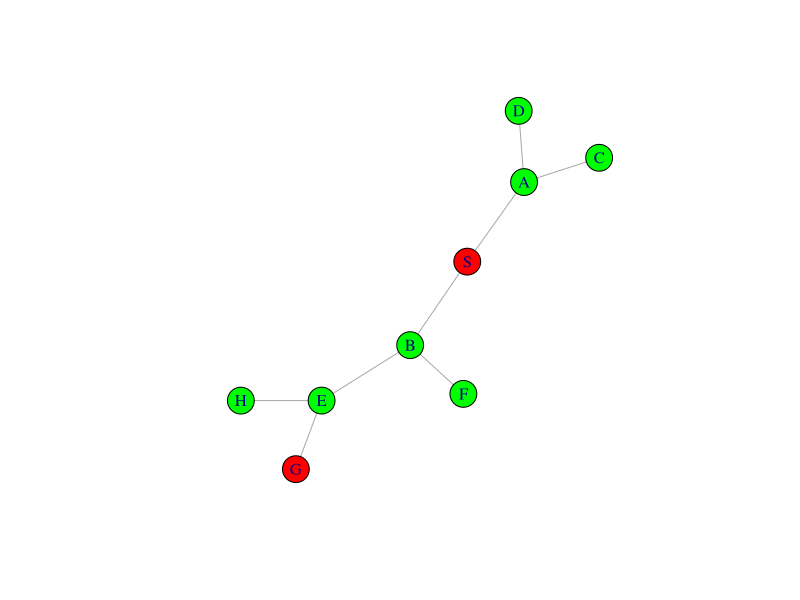

This figure's R source:
library(igraph)
library(stringr)
bfs<-function(start,goal){
  open<-c()
  closed<-c()
  i<-1
  j<-1
  open[1]<-start
  while(!is.null(open[1])){
    n<-open[1]
    print(n)
    if(n==goal){
      closed[j]<-n
      open=open[-1]
      print(open)
      break
    }
    closed[j]<-open[i]
    j<-j+1
    neighbor=c()
    k<-1
    len<-length(adjList[open[i]][[1]])
    for(val in 1:len){
      neighbor[k]<-adjList[open[i]][[1]][val]
      k<-k+1
    }
    cat("Neighbors of  ",open[i],"are ",neighbor,"\n")
    neighbor<-neighbor[!neighbor %in% open]
    neighbor<-neighbor[!neighbor %in% closed]
    open<-open[-1]
    open<-append(open,neighbor)
    print(open)
    
  }
  return(closed)
}
adjList<-list(c('A', 'B'),
              c('C', 'D'),
              c('E', 'F'),
              'A',
              'A',
              c('H', 'G'),
              'B',
              'E',
              'E')
names(adjList)<-c('S',
                  'A',
                  'B',
                  'C',
                  'D',
                  'E',
                  'F',
                  'H',
                  'G')
graph<-stack(adjList)
#plot(g,directed=FALSE)
visited<-bfs('S','G')
print(visited)
temp<-as.data.frame(graph)
x<-paste(temp$values,temp$ind,sep=",")
temp$y = unname(sapply(x, function(x) {
  paste(sort(str_trim(strsplit(x[1], ',')[[1]])), collapse=',')} ))
temp<-temp[!duplicated(temp$y), ]
temp<-temp[,-3]
temp<-graph.data.frame(temp,directed=FALSE)
V(temp)$color<-"pink"
for(i in 1:length(visited)){
  V(temp)[visited[i]]$color<-"green"
}
V(temp)["S"]$color<-"red"
V(temp)["G"]$color<-"red"
plot(temp)
